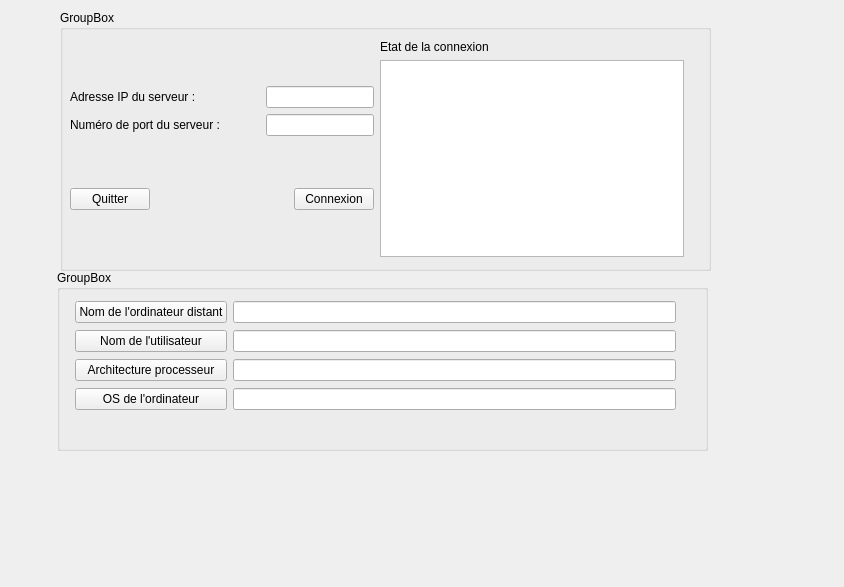
<?xml version="1.0" encoding="UTF-8"?>
<ui version="4.0">
 <class>AuditClientWidget</class>
 <widget class="QMainWindow" name="AuditClientWidget">
  <property name="geometry">
   <rect>
    <x>0</x>
    <y>0</y>
    <width>844</width>
    <height>587</height>
   </rect>
  </property>
  <property name="windowTitle">
   <string>AuditClientWidget</string>
  </property>
  <widget class="QWidget" name="centralwidget">
   <widget class="QGroupBox" name="groupBox">
    <property name="geometry">
     <rect>
      <x>60</x>
      <y>10</y>
      <width>651</width>
      <height>261</height>
     </rect>
    </property>
    <property name="title">
     <string>GroupBox</string>
    </property>
    <widget class="QWidget" name="">
     <property name="geometry">
      <rect>
       <x>10</x>
       <y>30</y>
       <width>614</width>
       <height>217</height>
      </rect>
     </property>
     <layout class="QHBoxLayout" name="horizontalLayout_3">
      <item>
       <layout class="QVBoxLayout" name="verticalLayout">
        <item>
         <layout class="QGridLayout" name="gridLayout">
          <item row="0" column="1">
           <spacer name="horizontalSpacer">
            <property name="orientation">
             <enum>Qt::Horizontal</enum>
            </property>
            <property name="sizeHint" stdset="0">
             <size>
              <width>40</width>
              <height>20</height>
             </size>
            </property>
           </spacer>
          </item>
          <item row="1" column="0">
           <widget class="QLabel" name="label_2">
            <property name="text">
             <string>Numéro de port du serveur :</string>
            </property>
           </widget>
          </item>
          <item row="0" column="0">
           <widget class="QLabel" name="label">
            <property name="text">
             <string>Adresse IP du serveur :</string>
            </property>
           </widget>
          </item>
          <item row="0" column="2">
           <widget class="QLineEdit" name="lineEditAdresseIP"/>
          </item>
          <item row="1" column="1">
           <spacer name="horizontalSpacer_2">
            <property name="orientation">
             <enum>Qt::Horizontal</enum>
            </property>
            <property name="sizeHint" stdset="0">
             <size>
              <width>40</width>
              <height>20</height>
             </size>
            </property>
           </spacer>
          </item>
          <item row="1" column="2">
           <widget class="QLineEdit" name="lineEditPort"/>
          </item>
         </layout>
        </item>
        <item>
         <layout class="QHBoxLayout" name="horizontalLayout_2">
          <item>
           <widget class="QPushButton" name="pushButtonQuitter">
            <property name="layoutDirection">
             <enum>Qt::LeftToRight</enum>
            </property>
            <property name="text">
             <string>Quitter</string>
            </property>
            <property name="iconSize">
             <size>
              <width>33</width>
              <height>40</height>
             </size>
            </property>
           </widget>
          </item>
          <item>
           <spacer name="horizontalSpacer_3">
            <property name="orientation">
             <enum>Qt::Horizontal</enum>
            </property>
            <property name="sizeHint" stdset="0">
             <size>
              <width>40</width>
              <height>20</height>
             </size>
            </property>
           </spacer>
          </item>
          <item>
           <widget class="QPushButton" name="pushButtonConnexion">
            <property name="text">
             <string>Connexion</string>
            </property>
           </widget>
          </item>
         </layout>
        </item>
       </layout>
      </item>
      <item>
       <layout class="QVBoxLayout" name="verticalLayout_2">
        <item>
         <widget class="QLabel" name="label_3">
          <property name="text">
           <string>Etat de la connexion</string>
          </property>
         </widget>
        </item>
        <item>
         <widget class="QTextEdit" name="textEditEtat"/>
        </item>
       </layout>
      </item>
     </layout>
    </widget>
   </widget>
   <widget class="QGroupBox" name="groupBox_2">
    <property name="geometry">
     <rect>
      <x>57</x>
      <y>270</y>
      <width>651</width>
      <height>181</height>
     </rect>
    </property>
    <property name="title">
     <string>GroupBox</string>
    </property>
    <widget class="QWidget" name="">
     <property name="geometry">
      <rect>
       <x>18</x>
       <y>30</y>
       <width>601</width>
       <height>111</height>
      </rect>
     </property>
     <layout class="QHBoxLayout" name="groupBoxInformationsClient">
      <item>
       <layout class="QVBoxLayout" name="verticalLayout_3">
        <item>
         <widget class="QPushButton" name="pushButtonOrdinateur">
          <property name="text">
           <string>Nom de l'ordinateur distant</string>
          </property>
         </widget>
        </item>
        <item>
         <widget class="QPushButton" name="pushButtonUtilisateur">
          <property name="text">
           <string>Nom de l'utilisateur</string>
          </property>
         </widget>
        </item>
        <item>
         <widget class="QPushButton" name="pushButtonArchitecture">
          <property name="text">
           <string>Architecture processeur</string>
          </property>
         </widget>
        </item>
        <item>
         <widget class="QPushButton" name="pushButtonOs">
          <property name="text">
           <string>OS de l'ordinateur</string>
          </property>
         </widget>
        </item>
       </layout>
      </item>
      <item>
       <layout class="QVBoxLayout" name="verticalLayout_4">
        <item>
         <widget class="QLineEdit" name="lineEditOrdinateur"/>
        </item>
        <item>
         <widget class="QLineEdit" name="lineEditUtilisateur"/>
        </item>
        <item>
         <widget class="QLineEdit" name="lineEditArchitecture"/>
        </item>
        <item>
         <widget class="QLineEdit" name="lineEditOs"/>
        </item>
       </layout>
      </item>
     </layout>
    </widget>
   </widget>
  </widget>
  <widget class="QMenuBar" name="menubar">
   <property name="geometry">
    <rect>
     <x>0</x>
     <y>0</y>
     <width>844</width>
     <height>20</height>
    </rect>
   </property>
  </widget>
 </widget>
 <resources/>
 <connections/>
</ui>
